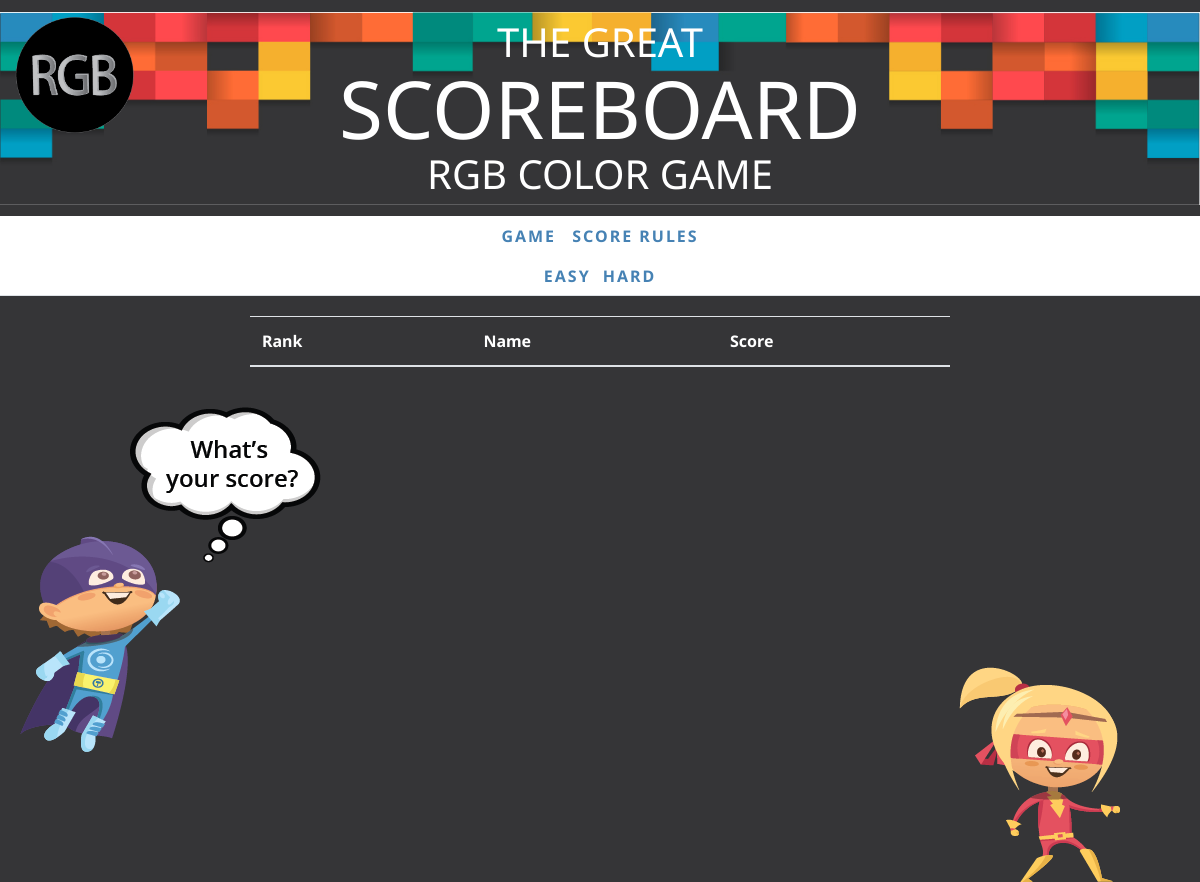
The page /scoreboard.php on the database as committed earlier.
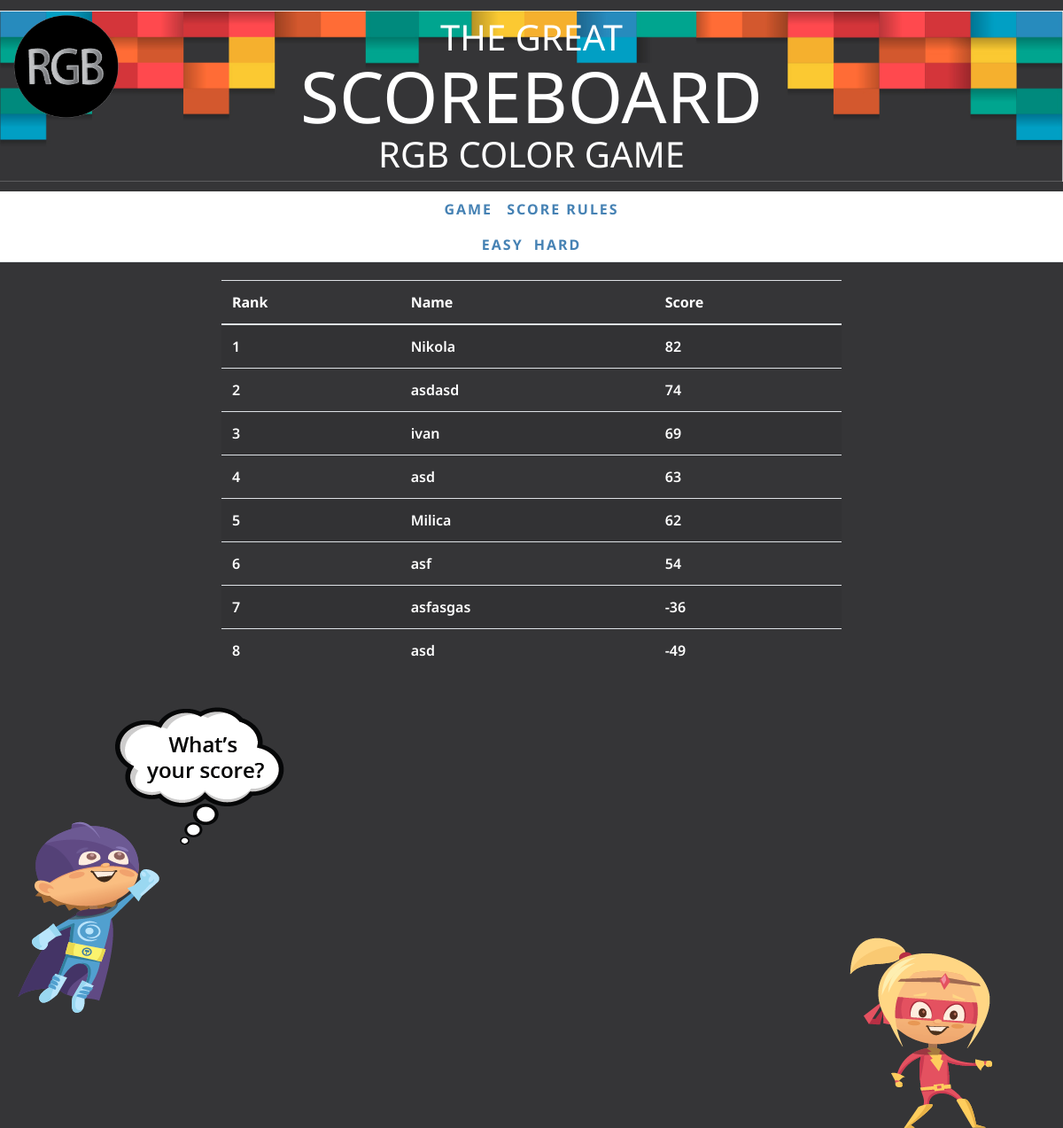
The same page on the database as committed later.
### tables this page shows
CREATE TABLE `scoreboard` (
  `id` int(11) NOT NULL,
  `name` varchar(255) NOT NULL,
  `score` int(11) NOT NULL,
  `datetime` timestamp NOT NULL DEFAULT current_timestamp(),
  `level` int(11) NOT NULL
);

### backend/scoreboardController.php (called while the page is built, shortened)
<?php
include 'connection.php';
include 'score.php';
$result_easy = $conn->query('select * from scoreboard WHERE level = 0 order by score DESC');
$scores_easy = array();

### backend/score.php (called while the page is built, shortened)
<?php
class Score
{
    private $name;
    private $score;
    private $rank;
    public function __construct($name, $score, $level)
    {
        $this->name = $name;
        $this->score = $score;
    }
    public function getName()
    {
        return $this->name;
    }
    public function getScore()
    {
        return $this->score;
    }
    public function setRank($rank)
    {
        $this->rank = $rank;
    }
    public function getRank()
    {
        return $this->rank;
    }
}

### scoreboard.php (the view, shortened to what this page needs)
<?php
include 'backend/scoreboardController.php';
?>
<!DOCTYPE html>
<html lang="en" dir="ltr">
<head>
    <?php include 'head-includes.php'; ?>
</head>
<body>
    <h1>
        The Great
        <br />
        <span id="colorDisplay">SCOREBOARD</span>
        <br />
        RGB Color Game
    </h1>
    <div class="bar" id="menu-bar">
        <a href="index.php"><button class="bar-item bar-button" type="button">
                GAME
            </button>
        </a>
        <a href="score-rules.php"><button class="bar-item bar-button" type="button">
                SCORE RULES
            </button>
        </a>
    </div>
    <nav class="bar" style="margin: auto">
        <div class="nav nav-tabs bar score-bar" role="tablist">
            <a class="active" id="nav-home-tab" data-toggle="tab" href="#nav-home" role="tab" aria-controls="nav-home"
                aria-selected="true">
                <button class="bar-item bar-button bar-button-switch" type="button">
                    EASY
                </button>
            </a>
            <a class="" id="nav-profile-tab" data-toggle="tab" href="#nav-profile" role="tab"
                aria-controls="nav-profile" aria-selected="false">
                <button class="bar-item bar-button bar-button-switch" type="button">
                    HARD
                </button>
            </a>
        </div>
    </nav>
    <div class="tab-content" id="nav-tabContent">
        <div class="tab-pane fade show active" id="nav-home" role="tabpanel" aria-labelledby="nav-home-tab">
            <div id="container">
                <table id="scoreboardTable" class="table table-striped table-condensed">
                    <thead>
                        <th>Rank</th>
                        <th>Name</th>
                        <th>Score</th>
                    </thead>
                    <tbody>
                        <?php
                        foreach ($scores_easy as $s) {
                        ?>
                        <tr>
                            <td><?php echo $s->getRank(); ?></td>
                            <td><?php echo $s->getName(); ?></td>
                            <td><?php echo $s->getScore(); ?></td>
                        </tr>
                        <?php } ?>
                    </tbody>
                </table>
            </div>
        </div>
    </div>
    <img src="src/img/slika1.png" alt="slika1" id="slika1">
    <img src="src/img/slika2.png" alt="slika2" id="slika2">
</body>
</html>

### head-includes.php (shortened to what this page needs)
<link href="https://stackpath.bootstrapcdn.com/font-awesome/4.7.0/css/font-awesome.min.css" rel="stylesheet"
 />
<link href="https://stackpath.bootstrapcdn.com/bootstrap/4.4.1/css/bootstrap.min.css" rel="stylesheet"
 />
<link rel="stylesheet" href="style.css" />

### style.css (style rules this page uses)
* { font-family: "Noto Sans", sans-serif; }
body { background-color: #353537; margin: 0; }
h1 { text-align: center; color: white; line-height: 1.1; padding: 20px 0; background-image: url("src/img/logo.png"), url("src/img/baner.jpg"); background-repeat: no-repeat; background-size: 120px, 100%; background-position: 15px 15px, 0px; margin: 0; font-weight: normal; text-transform: uppercase; }
.bar { text-align: center; height: 40px; background-color: white; color: black; }
.bar-item { vertical-align: middle; background: none; text-transform: uppercase; font-weight: 700; border: none; height: 100%; color: steelblue; letter-spacing: 2px; font-size: inherit; outline: none; }
#container { margin: 20px auto; max-width: 700px; }
#slika1 { display: inline; float: left; margin-left: 20px; margin-top: 20px; }
#slika2 { display: inline; float: right; margin-right: 80px; margin-top: 280px; }
#colorDisplay { font-size: 200%; }
#scoreboardTable { color: white; font-weight: 600; }
.score-bar { margin: auto; display: flex; justify-content: center; }

Rows that differ between the two databases and show on the page:
now on this page (row edited): scoreboard: Rank "1", name "Nikola", score "82"
added scoreboard: Rank "2", name "asdasd", score "74"
now on this page (row edited): scoreboard: Rank "3", name "ivan", score "69"
added scoreboard: Rank "4", name "asd", score "63"
now on this page (row edited): scoreboard: Rank "5", name "Milica", score "62"
now on this page (row edited): scoreboard: id "6", name "asf", score "54"
added scoreboard: id "7", name "asfasgas", score "-36"
now on this page (row edited): scoreboard: Rank "8", name "asd", score "-49"
